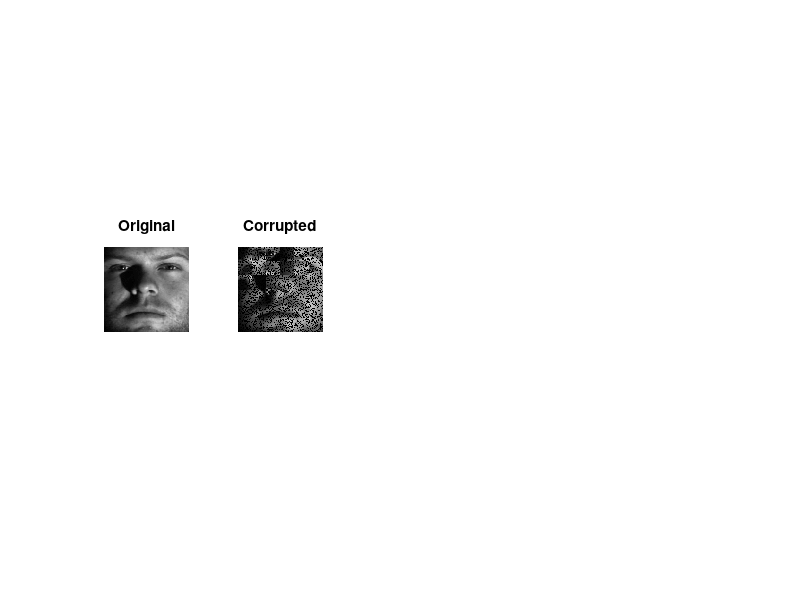

Recreate this plot in MATLAB. (Note: this script raises an error after producing the figure.)
% load corrupted image
load('perm_miss_image.mat')
load('image.mat')
nnn=180;
figure('Renderer', 'painters', 'Position', [10 10 800 200])
subplot(151)
imshow(image)
title('Original')
subplot(152)
imshow(perm_miss_image)
title('Corrupted')


%% prepare the initialization
perm_num=6;% the image is cropped in to 6X6 grid
perm_index=[1,2,3,7,8,13,14,15,19,20,21,26,27]; % only grids with index in perm_index are shuffled
sub_matrices={};
sub_known_ind={};
factor_ind=nnn/perm_num;
init_image=zeros(nnn);
lambda=1.2;
for ii=1:perm_num
    for jj=1:perm_num
        sub_matrices{ii+(jj-1)*perm_num}=perm_miss_image(((ii-1)*factor_ind+1):(ii*factor_ind),((jj-1)*factor_ind+1):(jj*factor_ind));
        sub_known_ind{ii+(jj-1)*perm_num}=(sub_matrices{ii+(jj-1)*perm_num}~=0);
        nowB=sub_matrices{ii+(jj-1)*perm_num};
        B=nowB;
        B_old=zeros(nnn/perm_num);
        while norm(B_old-B,'fro')>0.0001
            B_old=B;
            B(sub_known_ind{ii+(jj-1)*perm_num})=nowB(sub_known_ind{ii+(jj-1)*perm_num});
            B=ProxNC(B,lambda);
        end
        B(sub_known_ind{ii+(jj-1)*perm_num})=nowB(sub_known_ind{ii+(jj-1)*perm_num});
        init_image(((ii-1)*factor_ind+1):(ii*factor_ind),((jj-1)*factor_ind+1):(jj*factor_ind))=B;
    end
end
[~,init_image]=best_approx(init_image,1);
subplot(153)
imshow(init_image)
title('Initial')

% algorithm set up
max_in_iter=10000;
eps_init=100;
max_out_iter=200000;
verbose=false;
use_rank=4;
lr1=0.2;
lr2=1;

%% run Baseline
[base_recover,~,~]=baseline_recover(max_out_iter,verbose,use_rank,init_image,sub_matrices,lr1,lr2,perm_num,factor_ind,perm_index);
subplot(154)
imshow(base_recover);
title('Baseline')
norm(base_recover-image,'fro')/norm(image,'fro')

%% run Mcubic
[best_recover,~,~]=McubicO_recover(max_in_iter,eps_init,max_out_iter,verbose,use_rank,init_image,sub_matrices,lr1,lr2,perm_num,factor_ind,perm_index);
subplot(155)
imshow(best_recover);
title('McubicO')
norm(best_recover-image,'fro')/norm(image,'fro')

%% utils
function mat=ProxNC(B,lambda)
    [U,S,V] = svd(B);
    ind = 1;
    sigv=diag(S);
    n=length(sigv(sigv>lambda));
    mat=U(:,1:n)*S(1:n,1:n)*V(:,1:n)';
end

function [lambda,mat]=best_approx(B,ranks)
    [U,S,V] = svd(B);
    mat=U(:,1:ranks)*S(1:ranks,1:ranks)*V(:,1:ranks)';
    lambda=S(ranks,ranks);
end

function C=compute_cost(sub_recovers,sub_observes,perm_index)
    perm_n=length(perm_index);
    C=zeros(perm_n);
    for ii=1:perm_n
        now_recover=sub_recovers{perm_index(ii)};
        for jj=1:perm_n
            now_obs=sub_observes{perm_index(jj)};
            obs_ind=(now_obs>0);
            C(ii,jj)=norm(now_recover(obs_ind)-now_obs(obs_ind),'fro')^2;
        end
    end 
end

function softP=Sinkhorn(C,eps,max_iter)
    [n,m]=size(C);
    f=zeros(n,1);
    g=zeros(m,1);
    one_vector_f=ones(m,1);
    one_vector_g=ones(n,1);
    for kk=1:max_iter
        f=Softmin(C-f*one_vector_f'-one_vector_g*g',eps)+f;
        g=Softmin(C-f*one_vector_f'-one_vector_g*g',eps,2)+g;
        if mod(kk,10)==0
            softP=exp((f*one_vector_f'+one_vector_g*g'-C)/eps);
            if norm(sum(softP,2)-1)<0.01
                break
            end
        end
    end
end

function value=Softmin(M,eps,axis)
    if nargin<=2
        axis=1;
    end
    if axis==1
        rmin=min(M,[],2);
        value=rmin-eps*log(sum(exp((rmin-M)/eps),2));
    else
        rmin=min(M);
        value=rmin-eps*log(sum(exp((rmin-M)/eps)));
        value=value';
    end
end

function [best_recover,softP,now_direction]=McubicO_recover(max_in_iter,eps_init,max_out_iter,verbose,use_rank,init_image,sub_observes,lr1,lr2,perm_num,factor_ind,perm_index)
    recover_image=init_image;
    eps=eps_init;
    eps_counts=0;
    fix_eps=false;
    best_obj=9999;
    best_cert=1;
    best_recover=recover_image;
    length_perm=length(perm_index);
    sub_recovers={};
    lambda=1.5;
    now_direction=zeros(size(init_image));
    for iter=1:max_out_iter
        eps_counts=eps_counts+1;
        recover_image_old=recover_image;

        for ii=1:length_perm
           ind1=mod(perm_index(ii)-1,perm_num)+1;
           ind2=ceil(perm_index(ii)/perm_num);
           sub_recovers{perm_index(ii)}=recover_image(((ind1-1)*factor_ind+1):(ind1*factor_ind),((ind2-1)*factor_ind+1):(ind2*factor_ind));
        end

        now_norm=sum(svd(recover_image));
        cost=compute_cost(sub_recovers,sub_observes,perm_index);
        softP=Sinkhorn(cost,eps,max_in_iter);
        now_obj=sum(cost.*softP,'all')+lambda*now_norm;

        for ii=1:(perm_num*perm_num)
           ind1=mod(ii-1,perm_num)+1;
           ind2=ceil(ii/perm_num);
           now_recover=recover_image(((ind1-1)*factor_ind+1):(ind1*factor_ind),((ind2-1)*factor_ind+1):(ind2*factor_ind));
           if ismember(ii,perm_index)
               direction=zeros(factor_ind);
               for jj=1:length_perm
                   direction=direction+softP(find(perm_index==ii),jj)*sub_observes{perm_index(jj)};
               end
               obs_ind=(direction~=0);
               now_recover(obs_ind)=(1-lr1)*now_recover(obs_ind)+lr1*direction(obs_ind);
               now_direction(((ind1-1)*factor_ind+1):(ind1*factor_ind),((ind2-1)*factor_ind+1):(ind2*factor_ind))=direction;
           else
               now_observes=sub_observes{ii};
               now_obs_ind=(now_observes~=0);
               %now_recover(now_obs_ind)=now_observes(now_obs_ind);
               now_recover(now_obs_ind)=(1-lr2)*now_recover(now_obs_ind)+lr2*now_observes(now_obs_ind);
               now_direction(((ind1-1)*factor_ind+1):(ind1*factor_ind),((ind2-1)*factor_ind+1):(ind2*factor_ind))=now_observes;
           end 
           recover_image(((ind1-1)*factor_ind+1):(ind1*factor_ind),((ind2-1)*factor_ind+1):(ind2*factor_ind))=now_recover;
        end
        [lambda,recover_image]=best_approx(recover_image,use_rank);

        if now_obj<(0.9999*best_obj)
            best_obj=now_obj;
            eps_counts=0;
            best_recover=recover_image;
        end
        
        cert=mean(abs(max(softP,[],2)-1));
        if cert<0.01
            [~,recover_perm]=max(softP,[],2);
            while norm(recover_image_old-recover_image,'fro')>0.001
                recover_image_old=recover_image;
                [~,recover_image]=best_approx(recover_image,15);
                for ii=1:(perm_num*perm_num)
                   ind1=mod(ii-1,perm_num)+1;
                   ind2=ceil(ii/perm_num);
                   now_recover=recover_image(((ind1-1)*factor_ind+1):(ind1*factor_ind),((ind2-1)*factor_ind+1):(ind2*factor_ind));
                   if ismember(ii,perm_index)
                       now_observes=sub_observes{perm_index(recover_perm(find(perm_index==ii)))};
                   else
                       now_observes=sub_observes{ii};

                   end 
                   now_obs_ind=(now_observes~=0);
                   now_recover(now_obs_ind)=now_observes(now_obs_ind);
                   now_direction(((ind1-1)*factor_ind+1):(ind1*factor_ind),((ind2-1)*factor_ind+1):(ind2*factor_ind))=now_observes;
                   recover_image(((ind1-1)*factor_ind+1):(ind1*factor_ind),((ind2-1)*factor_ind+1):(ind2*factor_ind))=now_recover;
                end
            end
            best_recover=recover_image;
            break
        end

        if cert<(0.9999*best_cert)
            best_cert=cert;
            eps_counts=0;
            best_recover=recover_image;
        end

        if (eps_counts>100) && (~fix_eps) && (eps>0.0001)
            eps=eps/2;
            eps_counts=0;
            recover_image=best_recover;
        end

        
        if verbose
            fprintf('%dth iteration,norm:%.5f,obj:%.5f,cert:%.5f,eps:%.5f \n', ... 
                iter,now_norm,now_obj,eps);
        end
    end
end

function [best_recover,softP,now_direction]=baseline_recover(max_out_iter,verbose,use_rank,init_image,sub_observes,lr1,lr2,perm_num,factor_ind,perm_index)
    recover_image=init_image;
    counts=0;
    fix_eps=false;
    best_obj=9999;
    best_recover=recover_image;
    length_perm=length(perm_index);
    sub_recovers={};
    lambda=1.5;
    now_direction=zeros(size(init_image));
    softP=zeros(length(perm_index));
    for iter=1:max_out_iter
        softP_old=softP;
        counts=counts+1;
        recover_image_old=recover_image;

        for ii=1:length_perm
           ind1=mod(perm_index(ii)-1,perm_num)+1;
           ind2=ceil(perm_index(ii)/perm_num);
           sub_recovers{perm_index(ii)}=recover_image(((ind1-1)*factor_ind+1):(ind1*factor_ind),((ind2-1)*factor_ind+1):(ind2*factor_ind));
        end

        now_norm=sum(svd(recover_image));
        cost=compute_cost(sub_recovers,sub_observes,perm_index);
        softP=munkres(-cost);
        now_obj=sum(cost.*softP,'all')+lambda*now_norm;


        for ii=1:(perm_num*perm_num)
           ind1=mod(ii-1,perm_num)+1;
           ind2=ceil(ii/perm_num);
           now_recover=recover_image(((ind1-1)*factor_ind+1):(ind1*factor_ind),((ind2-1)*factor_ind+1):(ind2*factor_ind));
           if ismember(ii,perm_index)
               direction=sub_observes{perm_index(softP(find(perm_index==ii)))};
               obs_ind=(direction~=0);
               now_recover(obs_ind)=(1-lr1)*now_recover(obs_ind)+lr1*direction(obs_ind);
               now_direction(((ind1-1)*factor_ind+1):(ind1*factor_ind),((ind2-1)*factor_ind+1):(ind2*factor_ind))=direction;
           else
               now_observes=sub_observes{ii};
               now_obs_ind=(now_observes~=0);
               %now_recover(now_obs_ind)=now_observes(now_obs_ind);
               now_recover(now_obs_ind)=(1-lr2)*now_recover(now_obs_ind)+lr2*now_observes(now_obs_ind);
               now_direction(((ind1-1)*factor_ind+1):(ind1*factor_ind),((ind2-1)*factor_ind+1):(ind2*factor_ind))=now_observes;
           end 
           recover_image(((ind1-1)*factor_ind+1):(ind1*factor_ind),((ind2-1)*factor_ind+1):(ind2*factor_ind))=now_recover;
        end
        [lambda,recover_image]=best_approx(recover_image,use_rank);


        if (counts>30) || (iter>1000)
            recover_perm=softP;
            while norm(recover_image_old-recover_image,'fro')>0.001
                recover_image_old=recover_image;
                [~,recover_image]=best_approx(recover_image,15);
                for ii=1:(perm_num*perm_num)
                   ind1=mod(ii-1,perm_num)+1;
                   ind2=ceil(ii/perm_num);
                   now_recover=recover_image(((ind1-1)*factor_ind+1):(ind1*factor_ind),((ind2-1)*factor_ind+1):(ind2*factor_ind));
                   if ismember(ii,perm_index)
                       now_observes=sub_observes{perm_index(recover_perm(find(perm_index==ii)))};
                   else
                       now_observes=sub_observes{ii};

                   end 
                   now_obs_ind=(now_observes~=0);
                   now_recover(now_obs_ind)=now_observes(now_obs_ind);
                   now_direction(((ind1-1)*factor_ind+1):(ind1*factor_ind),((ind2-1)*factor_ind+1):(ind2*factor_ind))=now_observes;
                   recover_image(((ind1-1)*factor_ind+1):(ind1*factor_ind),((ind2-1)*factor_ind+1):(ind2*factor_ind))=now_recover;
                end
            end
            best_recover=recover_image;
            break
        end

        if norm(softP_old-softP,'fro')>0
            counts=0;
        end
        
        if verbose
            fprintf('%dth iteration,norm:%.5f,obj:%.5f,cert:%.5f\n', ... 
                iter,now_norm,now_obj);
        end
    end
end
